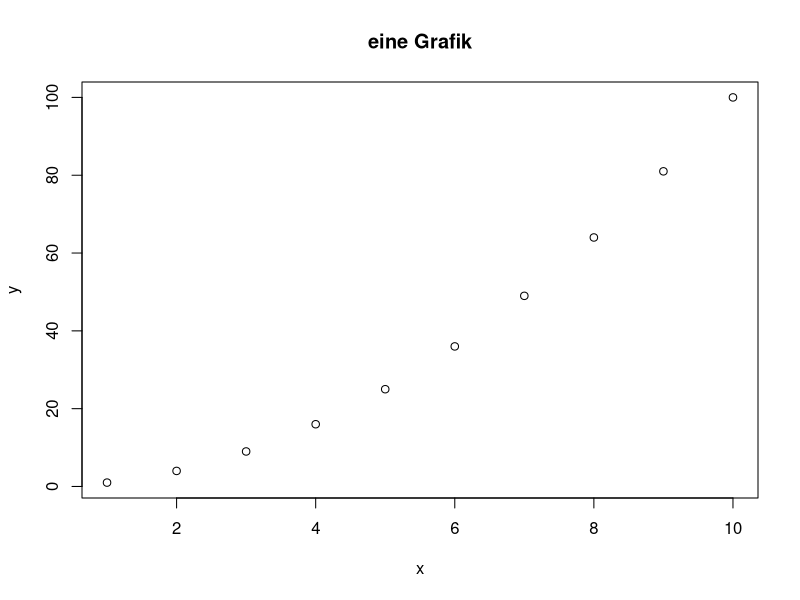

Reproduce this figure in R.
## ---- chunk 1
#| echo: false
print("Hello World from R!")
## ---- chunk 2
#| output: false
#| results: hold # process code first, then print output

print("Hello World from R!")
## ---- chunk 3
#| echo: false
#| results: hold # process code first, then print output

print("Hello World from R!")
## ---- chunk 4
#| echo: false
x = 1:10
y = x ** 2
plot(x, y, main = "eine Grafik")

## ---- chunk 5
#| output: FALSE
#| results: hold # process code first, then print output

print(getwd())
## ---- chunk 6
# 2 Ausgaben mit R
print("Ausgabe 1")
print("Ausgabe 2")
## ---- chunk 7
#| results: hold

# 2 Ausgaben mit R und gesetztem Flag results: hold
print("Ausgabe 1")
print("Ausgabe 2")
